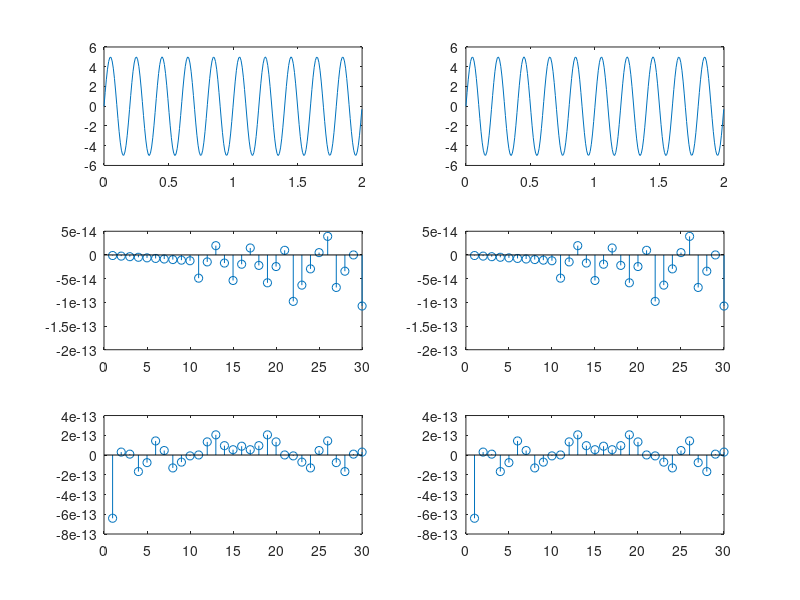

This figure's MATLAB source:
clear all;
clc;

f1=input('enter 1st freqency=');
f2=input('enter 2nd freqency=');
fs=input('enter sampled freqency=');
a=input('enter amplitude=');


%plot sign wave
t=0:0.009:2;%sampled frequency is 1/0.009=111.111
for(i=1:length(t))
    x1(i)=a*sin(2*pi*f1*t(i));
    x2(i)=a*sin(2*pi*f2*t(i));
end
subplot(321);
plot(t,x1);
subplot(322);
plot(t,x2);

N=30;
n=1:N;

for(i=1:length(n))
    x3(i)=a*sin(2*pi*f1/fs*n(i));
    x4(i)=a*sin(2*pi*f2/fs*n(i));
end
subplot(323);
stem(n,x3);
subplot(324);
stem(n,x4);

%to find fft for differentiate alising
x5=fft(x3);
subplot(325);
stem(n,x5);
x6=fft(x4);
subplot(326);
stem(n,x6);




